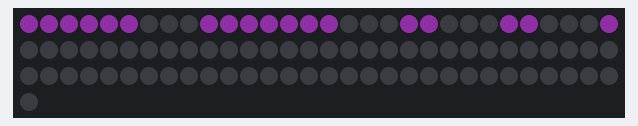
Recording of a sketch running on a simulated Arduino Uno, built with avr-gcc and run on an emulated ATmega328P. On the bench: 91 RGB LEDs in strip order, left to right, continuing on the next row. Dim RGB values are drawn brighter than linear.

Above: at 0.1 s.

The sketch:

BG_NeoPixel_Matrix3_ABC_copy_20241003140256.ino
```cpp
#include <Adafruit_NeoPixel.h>

// Define the pin for the NeoPixel data line
#define PIN 6

// Define the number of NeoPixels
#define NUMPIXELS 91 // 5x6 grid

// Initialize the NeoPixel library
Adafruit_NeoPixel pixels(NUMPIXELS, PIN, NEO_GRB + NEO_KHZ800);

// Adjusted pixel mapping for the new serpentine layout
int serpentineMap[30] = {
  4, 3, 2, 1, 0,    // Row 1 (right to left)
  5, 6, 7, 8, 9,    // Row 2 (left to right)
  14, 13, 12, 11, 10, // Row 3 (right to left)
  15, 16, 17, 18, 19, // Row 4 (left to right)
  24, 23, 22, 21, 20, // Row 5 (right to left)
  25, 26, 27, 28, 29  // Row 6 (left to right)
};

void setup() {
  pixels.begin(); // Initialize the NeoPixel strip
  pixels.setBrightness(50); // Set brightness level (0-255)
  pixels.show();  // Ensure all pixels are off
}

// Function to clear the grid
void clearGrid() {
  for(int i=0; i<NUMPIXELS; i++) {
    pixels.setPixelColor(i, pixels.Color(0, 0, 0)); // Turn off all pixels
  }
  pixels.show();
}

// Function to display a specific letter by passing pixel array
void displayLetter(int letter_pixels[], int size) {
  clearGrid();
  for(int i=0; i<size; i++) {
    int mappedIndex = serpentineMap[letter_pixels[i]];
    pixels.setPixelColor(mappedIndex, pixels.Color(173, 316, 200)); // color
  }
  pixels.show();
}

// Functions for each letter

void displayLetterA() {
  int A_pixels[] = {0, 1, 2, 3, 4, 5, 9, 10, 11, 12, 13, 14, 15, 19, 20, 24, 25, 29};
  displayLetter(A_pixels, sizeof(A_pixels)/sizeof(int));
}

void displayLetterB() {
  int B_pixels[] = {0, 1, 2, 3, 4, 5, 9, 10, 11, 12, 13, 14, 15, 19, 20, 24, 25, 26,27,28, 29};
  displayLetter(B_pixels, sizeof(B_pixels)/sizeof(int));
}

void displayLetterC() {
  int C_pixels[] = {0, 1, 2, 3, 4, 5, 10, 15, 20, 25, 26, 27, 28, 29};
  displayLetter(C_pixels, sizeof(C_pixels)/sizeof(int));

}

void loop() {
  displayLetterA();
  delay(4000); // Pause for 4 seconds

  displayLetterB();
  delay(4000); // Pause for 4 seconds

  displayLetterC();
  delay(4000); // Pause for 4 seconds

  // After Z, the loop repeats from A
}
```
